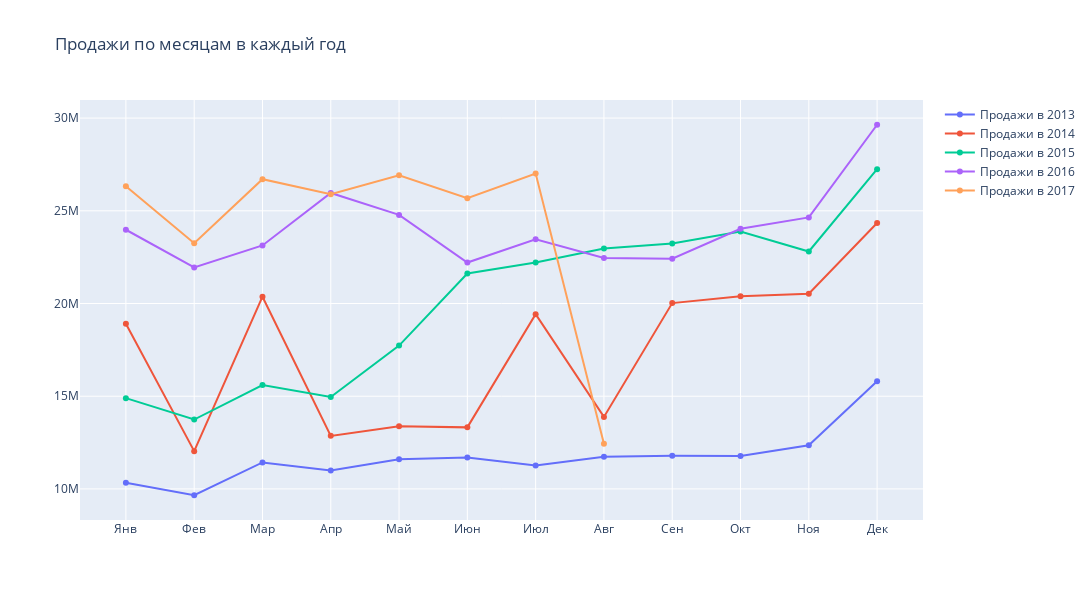

The code cell stored with this chart in its notebook:
### Code cell
monthly_sales = df.groupby(['month','year'])['sales'].sum().reset_index()

fig = go.Figure()

fig.add_trace(go.Scatter(x=monthly_sales[monthly_sales['year']==2013]['month'],
                    y=monthly_sales[monthly_sales['year']==2013]['sales'],
                    mode='lines+markers',
                    name='Продажи в 2013'))

fig.add_trace(go.Scatter(x=monthly_sales[monthly_sales['year']==2014]['month'],
                    y=monthly_sales[monthly_sales['year']==2014]['sales'],
                    mode='lines+markers',
                    name='Продажи в 2014'))

fig.add_trace(go.Scatter(x=monthly_sales[monthly_sales['year']==2015]['month'],
                    y=monthly_sales[monthly_sales['year']==2015]['sales'],
                    mode='lines+markers',
                    name='Продажи в 2015'))

fig.add_trace(go.Scatter(x=monthly_sales[monthly_sales['year']==2016]['month'],
                    y=monthly_sales[monthly_sales['year']==2016]['sales'],
                    mode='lines+markers',
                    name='Продажи в 2016'))
                    
fig.add_trace(go.Scatter(x=monthly_sales[monthly_sales['year']==2017]['month'],
                    y=monthly_sales[monthly_sales['year']==2017]['sales'],
                    mode='lines+markers',
                    name='Продажи в 2017'))

fig.update_layout(
    xaxis = dict(
        tickmode = 'array',
        tickvals = [1, 2, 3, 4, 5, 6, 7, 8, 9, 10, 11, 12],
        ticktext = ['Янв', 'Фев', 'Мар', 'Апр', 'Май', 'Июн', 'Июл', 'Авг', 'Сен', 'Окт', 'Ноя', 'Дек']
    ),
    height=600,
    width=1400,
    title_text='Продажи по месяцам в каждый год')

fig.show()

display(Image(filename='img/montly_sales.png', width=1200))

### Figure 1 — Plotly figure (JSON) as saved in the notebook; plotly's stock layout.template omitted (floating-point values rounded to 4 significant figures)
{"data": [{"mode": "lines+markers", "name": "Продажи в 2013", "type": "scatter", "x": [1, 2, 3, 4, 5, 6, 7, 8, 9, 10, 11, 12], "y": [10330000.0, 9659000.0, 11430000.0, 10990000.0, 11600000.0, 11690000.0, 11260000.0, 11740000.0, 11790000.0, 11780000.0, 12360000.0, 15800000.0]}, {"mode": "lines+markers", "name": "Продажи в 2014", "type": "scatter", "x": [1, 2, 3, 4, 5, 6, 7, 8, 9, 10, 11, 12], "y": [18910000.0, 12040000.0, 20370000.0, 12860000.0, 13380000.0, 13320000.0, 19420000.0, 13890000.0, 20020000.0, 20400000.0, 20530000.0, 24340000.0]}, {"mode": "lines+markers", "name": "Продажи в 2015", "type": "scatter", "x": [1, 2, 3, 4, 5, 6, 7, 8, 9, 10, 11, 12], "y": [14900000.0, 13740000.0, 15600000.0, 14960000.0, 17730000.0, 21620000.0, 22210000.0, 22960000.0, 23240000.0, 23880000.0, 22800000.0, 27240000.0]}, {"mode": "lines+markers", "name": "Продажи в 2016", "type": "scatter", "x": [1, 2, 3, 4, 5, 6, 7, 8, 9, 10, 11, 12], "y": [23980000.0, 21950000.0, 23130000.0, 25960000.0, 24780000.0, 22210000.0, 23460000.0, 22450000.0, 22420000.0, 24030000.0, 24640000.0, 29640000.0]}, {"mode": "lines+markers", "name": "Продажи в 2017", "type": "scatter", "x": [1, 2, 3, 4, 5, 6, 7, 8], "y": [26330000.0, 23250000.0, 26700000.0, 25900000.0, 26910000.0, 25680000.0, 27010000.0, 12430000.0]}], "layout": {"height": 600, "title": {"text": "Продажи по месяцам в каждый год"}, "width": 1400, "xaxis": {"tickmode": "array", "ticktext": ["Янв", "Фев", "Мар", "Апр", "Май", "Июн", "Июл", "Авг", "Сен", "Окт", "Ноя", "Дек"], "tickvals": [1, 2, 3, 4, 5, 6, 7, 8, 9, 10, 11, 12]}}}
